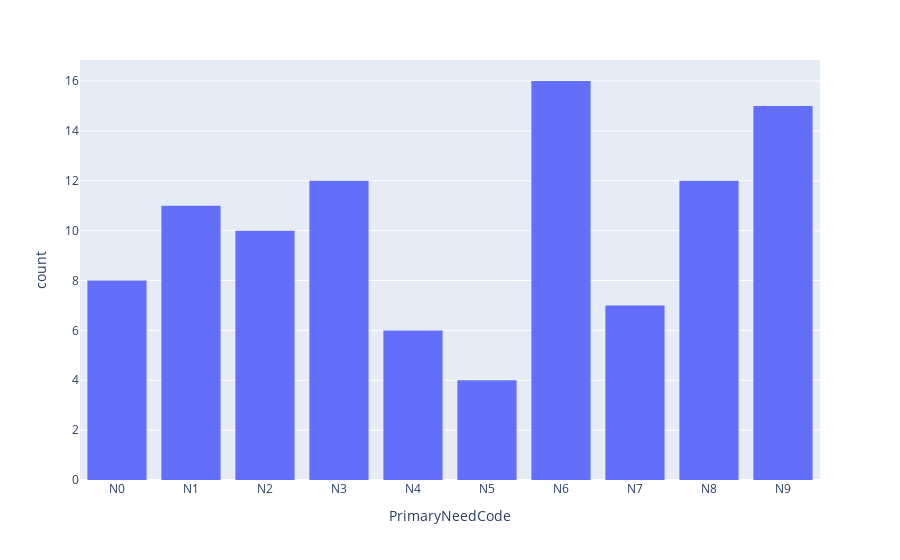

The notebook cell this image was saved under:
### Code cell
## Making a histogram
import plotly.graph_objects as go 
# Plotly has bar charts but can use  they have categorical historgrams as they automaically counts the number of rows

bar = px.histogram(cin, x='PrimaryNeedCode')
bar.update_xaxes(categoryorder='category ascending')
# we want to change it so primary need code is in alphabetical order asc. to do this we need to import graph objects 

bar.show()

### Figure 1 — Plotly figure (JSON) as saved in the notebook; plotly's stock layout.template omitted (floating-point values rounded to 4 significant figures)
{"data": [{"bingroup": "x", "hovertemplate": "PrimaryNeedCode=%{x}<br>count=%{y}<extra></extra>", "legendgroup": "", "marker": {"color": "#636efa", "pattern": {"shape": ""}}, "name": "", "orientation": "v", "showlegend": false, "type": "histogram", "x": ["N6", "N8", "N9", "N4", "N9", "N3", "N3", "N8", "N6", "N9", "N1", "N6", "N6", "N8", "N6", "N9", "N2", "N8", "N1", "N6", "N0", "N3", "N8", "N7", "N0", "N9", "N6", "N3", "N3", "N9", "N9", "N4", "N5", "N0", "N4", "N8", "N6", "N5", "N2", "N7", "N0", "N1", "N6", "N2", "N1", "N1", "N4", "N6", "N7", "N8", "N8", "N7", "N1", "N0", "N3", "N2", "N3", "N8", "N8", "N9", "N5", "N0", "N6", "N3", "N2", "N3", "N6", "N5", "N1", "N9", "N2", "N0", "N9", "N0", "N2", "N1", "N2", "N7", "N1", "N9", "N3", "N3", "N8", "N8", "N6", "N2", "N1", "N3", "N9", "N7", "N1", "N4", "N6", "N7", "N2", "N6", "N4", "N9", "N6", "N9", "N9"], "xaxis": "x", "yaxis": "y"}], "layout": {"barmode": "relative", "legend": {"tracegroupgap": 0}, "margin": {"t": 60}, "xaxis": {"anchor": "y", "categoryorder": "category ascending", "domain": [0, 1], "title": {"text": "PrimaryNeedCode"}}, "yaxis": {"anchor": "x", "domain": [0, 1], "title": {"text": "count"}}}}
